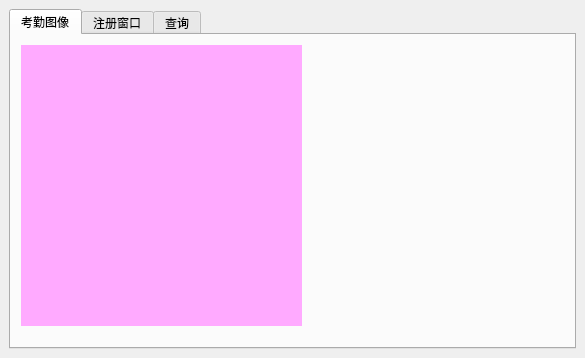
<?xml version="1.0" encoding="UTF-8"?>
<ui version="4.0">
 <class>AttendenceWin</class>
 <widget class="QMainWindow" name="AttendenceWin">
  <property name="geometry">
   <rect>
    <x>0</x>
    <y>0</y>
    <width>585</width>
    <height>358</height>
   </rect>
  </property>
  <property name="sizePolicy">
   <sizepolicy hsizetype="Preferred" vsizetype="Preferred">
    <horstretch>0</horstretch>
    <verstretch>0</verstretch>
   </sizepolicy>
  </property>
  <property name="windowTitle">
   <string>AttendenceWin</string>
  </property>
  <widget class="QWidget" name="centralwidget">
   <layout class="QHBoxLayout" name="horizontalLayout">
    <item>
     <widget class="QTabWidget" name="tabWidget">
      <property name="currentIndex">
       <number>0</number>
      </property>
      <widget class="QWidget" name="showWidget">
       <attribute name="title">
        <string>考勤图像</string>
       </attribute>
       <widget class="QLabel" name="picLb">
        <property name="geometry">
         <rect>
          <x>10</x>
          <y>10</y>
          <width>281</width>
          <height>281</height>
         </rect>
        </property>
        <property name="styleSheet">
         <string notr="true">
background-color: rgb(255, 170, 255);</string>
        </property>
        <property name="text">
         <string/>
        </property>
       </widget>
      </widget>
      <widget class="RegisterWin" name="registerWidget">
       <attribute name="title">
        <string>注册窗口</string>
       </attribute>
      </widget>
      <widget class="SelectWin" name="selectWidget">
       <attribute name="title">
        <string>查询</string>
       </attribute>
      </widget>
     </widget>
    </item>
   </layout>
  </widget>
 </widget>
 <customwidgets>
  <customwidget>
   <class>RegisterWin</class>
   <extends>QWidget</extends>
   <header location="global">registerwin.h</header>
   <container>1</container>
  </customwidget>
  <customwidget>
   <class>SelectWin</class>
   <extends>QWidget</extends>
   <header location="global">selectwin.h</header>
   <container>1</container>
  </customwidget>
 </customwidgets>
 <resources/>
 <connections/>
</ui>
